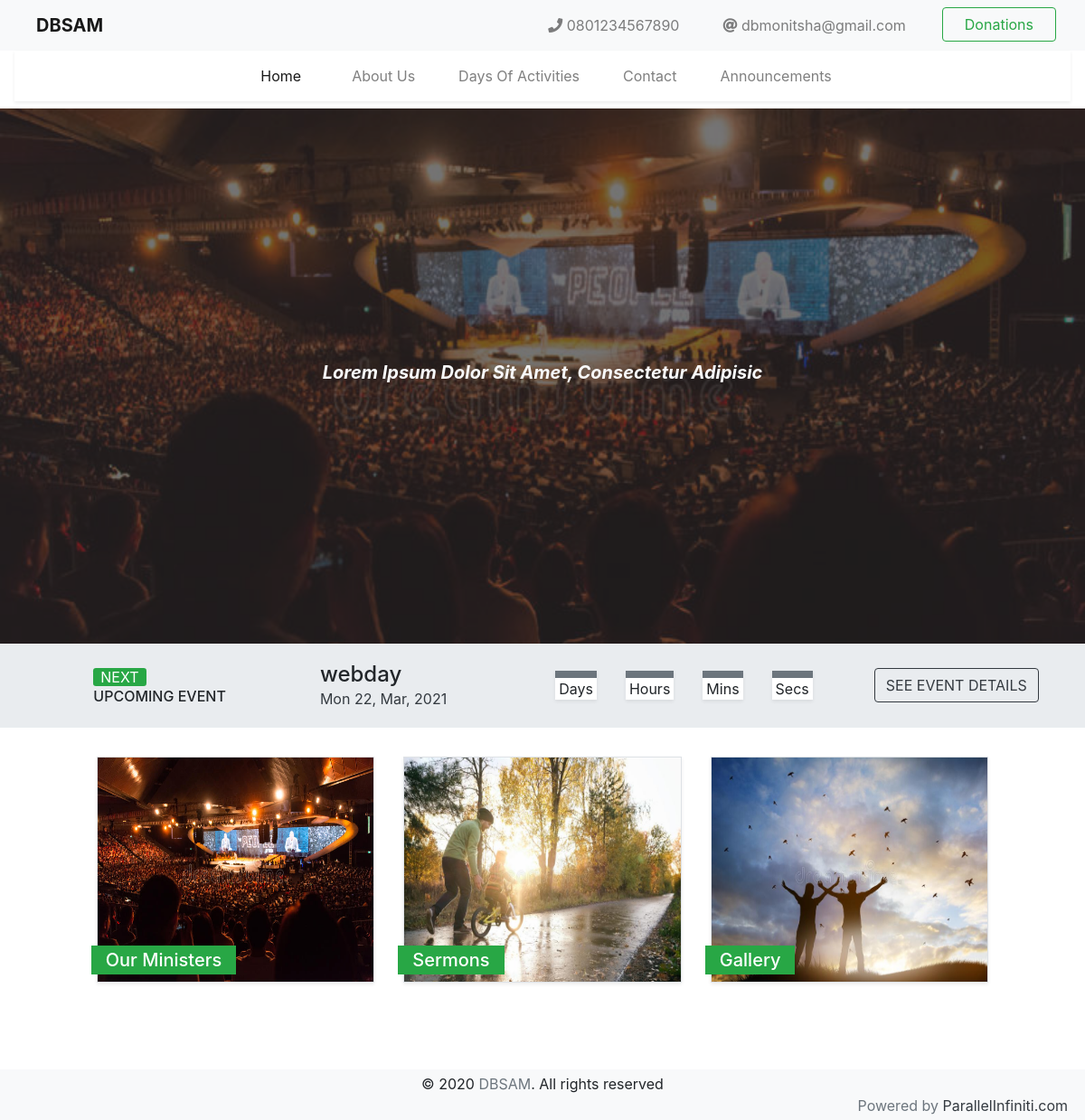
The app's page /, older data.
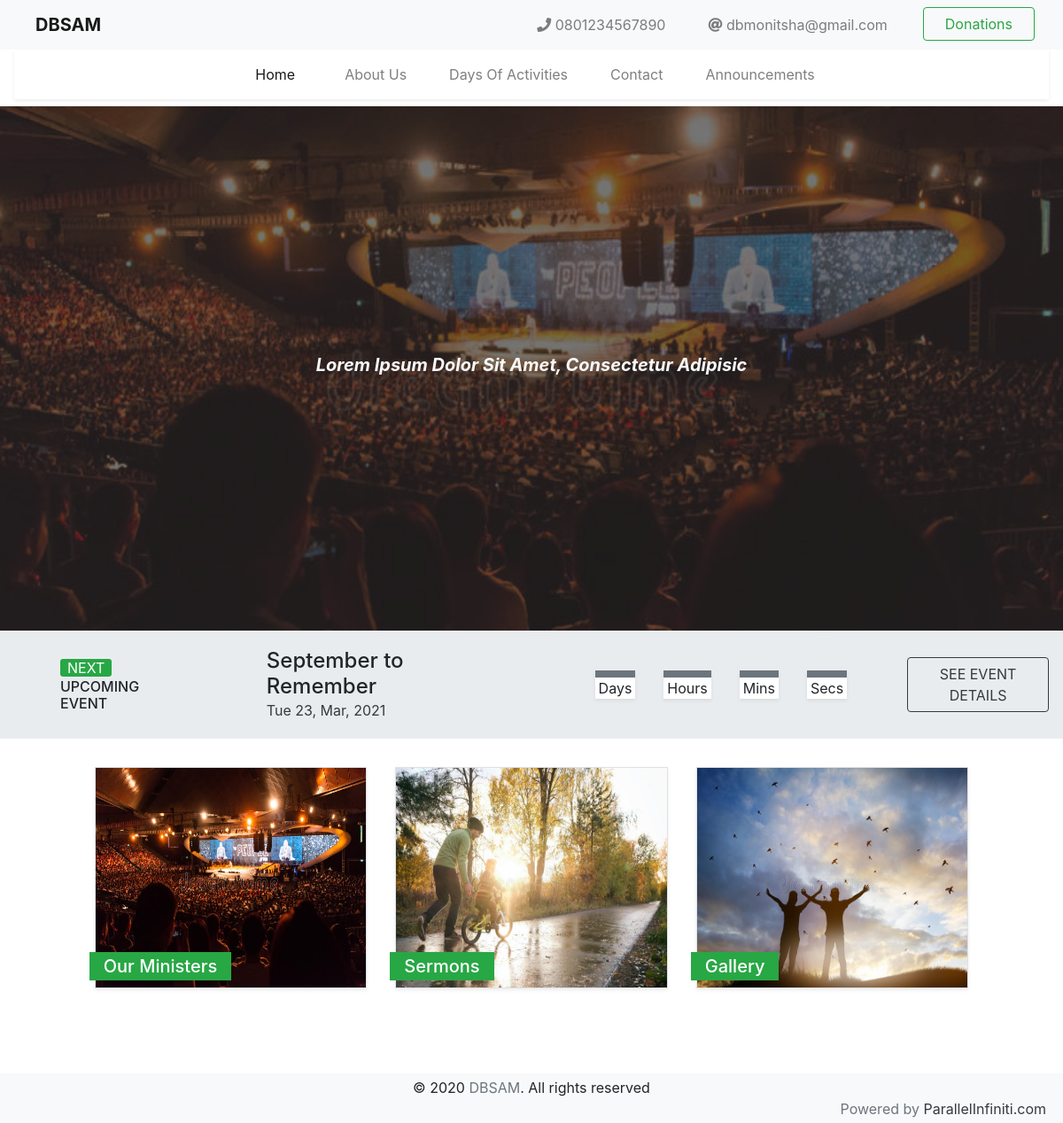
The same page, newer data.
### events/models.py (models this page shows, shortened)
class Event(models.Model):
    id = models.AutoField(primary_key=True)
    Event = models.CharField(blank=True, null=True, max_length=120)
    Date = models.DateTimeField()
    Details = models.TextField(
        max_length=200, blank=True, null=True)
    def get_absolute_url(self):
        return reverse("events:event-detail", kwargs={"pk": self.pk})

### home/views.py (the view)
# urls.py: path('', views.home, name='home'),
def home(request):
    events_list = Event.objects.all()
    return render(request, 'home.html', {'events': events_list})

### templates/home.html (shortened to what this page needs)
{% extends 'base.html' %}
{% block content %}
<main class="container-fluid px-0">
  <div class="rounded-0 p-0 mb-0 mx-0 hero d-flex justify-content-center align-items-center">
    <div
      class="overlayed d-flex justify-content-center align-items-center d-flex justify-content-center align-items-center">
      <h1 class="font-italic font-weight-bold lead col-lg-8 col-md-8 text-light text-center text-capitalize" id="home-text"></h1>
    </div>
  </div>
  <div class="jumbotron rounded-0 mx-auto p-3 d-flex justify-content-center align-items-center event-block">
    {% for event in events %}
    <div class="d-flex justify-content-start align-items-center p-1 bg-transparent mx-sm-5">
      <div class="upnext-con">
        <span class="text-uppercase bg-success px-2 rounded-sm text-white">Next</span>
        <h6 class="text-uppercase m-0">Upcoming event</h6>
      </div>
    </div>
    <div class="bg-transparent mx-sm-5 p-1 detail-con">
      <h4 class="mb-0">{{event.Event}}</h4>
      <span class="text-dark font-weight-normal fo1t-italic" >{{ event.Date|date:"D d, M, Y"}}</span>
    </div>
    <div class="bg-transparent mx-sm-5 p-1 d-flex justify-content-around align-items-center timer-con">
      <div class="jumbotron mx-sm-3 m-0 p-0 shadow-sm bg-white rounded-0">
        <div class="jumbotron p-1 m-0 rounded-0 bg-secondary">
        </div>
        <div class="jumbotron p-0 px-1 m-0 rounded-0 bg-transparent"><span>Days</span></div>
      </div>
      <div class="jumbotron mx-sm-3 m-0 p-0 shadow-sm bg-white rounded-0">
        <div class="jumbotron p-1 m-0 rounded-0 bg-secondary">
        </div>
        <div class="jumbotron p-0 px-1 m-0 rounded-0 bg-transparent"><span>Hours</span></div>
      </div>
      <div class="jumbotron mx-sm-3 m-0 p-0 shadow-sm bg-white rounded-0">
        <div class="jumbotron p-1 m-0 rounded-0 bg-secondary">
        </div>
        <div class="jumbotron p-0 px-1 m-0 rounded-0 bg-transparent"><span>Mins</span></div>
      </div>
      <div class="jumbotron mx-sm-3 m-0 p-0 shadow-sm bg-white rounded-0">
        <div class="jumbotron p-1 m-0 rounded-0 bg-secondary">
        </div>
        <div class="jumbotron p-0 px-1 m-0 rounded-0 bg-transparent"><span>Secs</span></div>
      </div>
    </div>
    <div class="all-events-con">
      <a href="{{event.get_absolute_url}}" class="btn btn-outline-dark text-uppercase">See Event
          details</a>
    </div>
    {% endfor %}
  </div>
  <div class="row justify-content-center">
    <a href="{% url 'ministers:ministers' %}" class="jumbotron minister-box boxes bg-white border mx-sm-3 mb-0 px-2 py-2 col-sm-3 shadow-sm rounded-0 d-flex flex-column justify-content-end align-items-start"
      style="min-height: 250px;">
      <h5 class="m-0 bg-success text-white p-1 px-sm-3 box-mark">Our Ministers</h5>
  </a>
    <div class="jumbotron sermon-box boxes bg-white border mx-sm-3 mb-0 px-2 py-2 col-sm-3 shadow-sm rounded-0 d-flex
      flex-column justify-content-end align-items-start" style="min-height: 250px;">
      <h5 class="m-0 bg-success text-white p-1 px-sm-3 box-mark">Sermons</h5>
    </div>
    <div class="jumbotron gallery-box boxes bg-white border mx-sm-3 mb-0 px-2 py-2 col-sm-3 shadow-sm rounded-0 d-flex
      flex-column justify-content-end align-items-start" style="min-height: 250px;">
      <h5 class="m-0 bg-success text-white p-1 px-sm-3 box-mark">Gallery</h5>
    </div>
  </div>
</main>
{% endblock %}

Row changes from the older to the newer data that the page shows:
changed Event: Event "webday" → "September to Remember"; Date "Mon 22, Mar, 2021" → "Tue 23, Mar, 2021"
